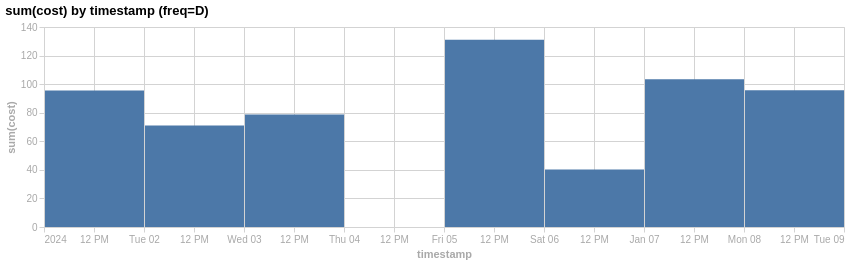

Notebook source saved alongside this figure:
### Code cell
eda.plot_aggy(df_ts, "timestamp", "cost", agg="sum", freq="D", fill_empty=False)

### Figure 1 — Vega-Lite specification as saved in the notebook (floating-point values rounded to 4 significant figures)
{"config": {"axis": {"grid": true, "gridColor": "#d3d3d3", "tickColor": "#d3d3d3", "domainColor": "#d3d3d3", "labelColor": "#a9a9a9", "titleColor": "#a9a9a9"}, "legend": {"orient": "top", "titleAnchor": "start", "columns": 0, "titleColor": "#a9a9a9", "labelColor": "#a9a9a9"}, "title": {"align": "left", "anchor": "start"}}, "data": {"name": "data-50188772d533622fdaecaf85198534ce"}, "mark": {"type": "bar"}, "encoding": {"tooltip": [{"field": "timestamp", "type": "temporal"}, {"field": "timestamp_ub", "type": "temporal"}, {"field": "agg_value", "type": "quantitative"}], "x": {"bin": "binned", "field": "timestamp", "title": "timestamp", "type": "temporal"}, "x2": {"field": "timestamp_ub"}, "y": {"field": "agg_value", "title": "sum(cost)", "type": "quantitative"}}, "height": 200, "params": [{"name": "param_1e9efca18e7a2868", "select": {"type": "interval", "encodings": ["x", "y"]}, "bind": "scales"}], "title": "sum(cost) by timestamp (freq=D)", "width": 800, "$schema": "https://vega.github.io/schema/vega-lite/v6.4.1.json", "datasets": {"data-50188772d533622fdaecaf85198534ce": [{"timestamp": "2024-01-01T00:00:00", "agg_value": 95.51, "timestamp_ub": "2024-01-02T00:00:00"}, {"timestamp": "2024-01-02T00:00:00", "agg_value": 71.12, "timestamp_ub": "2024-01-03T00:00:00"}, {"timestamp": "2024-01-03T00:00:00", "agg_value": 78.75, "timestamp_ub": "2024-01-04T00:00:00"}, {"timestamp": "2024-01-05T00:00:00", "agg_value": 131.1, "timestamp_ub": "2024-01-06T00:00:00"}, {"timestamp": "2024-01-06T00:00:00", "agg_value": 40.17, "timestamp_ub": "2024-01-07T00:00:00"}, {"timestamp": "2024-01-07T00:00:00", "agg_value": 103.4, "timestamp_ub": "2024-01-08T00:00:00"}, {"timestamp": "2024-01-08T00:00:00", "agg_value": 95.81, "timestamp_ub": "2024-01-09T00:00:00"}]}}
